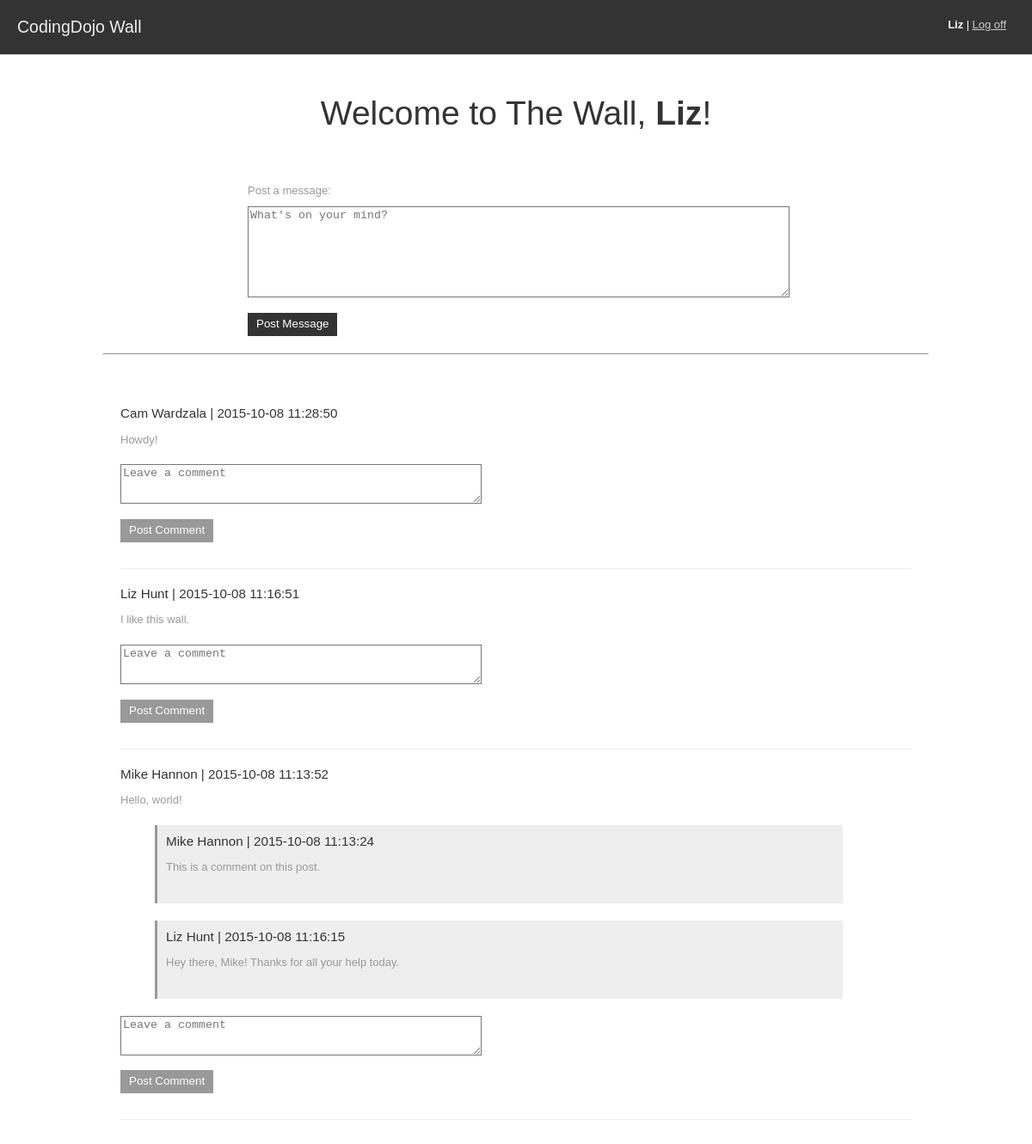
Page / (signed in) on the committed database.
### tables this page shows
CREATE TABLE `messages` (
  `id` int(11) NOT NULL AUTO_INCREMENT,
  `message` text,
  `created_at` datetime DEFAULT NULL,
  `updated_at` datetime DEFAULT NULL,
  `user_id` int(11) NOT NULL,
  PRIMARY KEY (`id`),
  KEY `fk_messages_users1_idx` (`user_id`),
  CONSTRAINT `fk_messages_users1` FOREIGN KEY (`user_id`) REFERENCES `users` (`id`) ON DELETE NO ACTION ON UPDATE NO ACTION
);

CREATE TABLE `users` (
  `id` int(11) NOT NULL AUTO_INCREMENT,
  `first_name` varchar(45) DEFAULT NULL,
  `last_name` varchar(45) DEFAULT NULL,
  `email` varchar(255) DEFAULT NULL,
  `password` varchar(45) DEFAULT NULL,
  `salt` varchar(45) DEFAULT NULL,
  `created_at` datetime DEFAULT NULL,
  `updated_at` datetime DEFAULT NULL,
  PRIMARY KEY (`id`)
);

CREATE TABLE `comments` (
  `id` int(11) NOT NULL AUTO_INCREMENT,
  `comment` text,
  `created_at` datetime DEFAULT NULL,
  `updated_at` datetime DEFAULT NULL,
  `user_id` int(11) NOT NULL,
  `message_id` int(11) NOT NULL,
  PRIMARY KEY (`id`),
  KEY `fk_comments_users_idx` (`user_id`),
  KEY `fk_comments_messages1_idx` (`message_id`),
  CONSTRAINT `fk_comments_messages1` FOREIGN KEY (`message_id`) REFERENCES `messages` (`id`) ON DELETE NO ACTION ON UPDATE NO ACTION,
  CONSTRAINT `fk_comments_users` FOREIGN KEY (`user_id`) REFERENCES `users` (`id`) ON DELETE NO ACTION ON UPDATE NO ACTION
);

### new-connection.php (called while the page is built, shortened)
<?php
$connection = mysqli_connect(DB_HOST, DB_USER, DB_PASS, DB_DATABASE);
function fetch($query) {
	global $connection;
	$results = mysqli_query($connection, $query);
	$rows = array();
	foreach($results as $row) {
		$rows[] = $row;
	}
	return $rows;
}
?>

### index.php (the view, shortened to what this page needs)
<?php
require_once('new-connection.php');
$messages_query = "SELECT messages.id, users.first_name, users.last_name, messages.created_at, message
                   FROM messages
                   LEFT JOIN users ON users.id = messages.user_id
                   ORDER BY messages.created_at DESC";
$messages_results = fetch($messages_query);
?>
<!doctype html>
<html>
    <head>
        <link rel="stylesheet" href="style.css">
    </head>
    <body>
        <div id="header">
            <h2 id="logo" class="float-left display-inline-block">CodingDojo Wall</h2>
            <ul class="float-right display-inline-block">
                <li><strong><?php echo "{$_SESSION['first_name']} {$_SESSION['last_name']}"; ?></strong></li>
                <li class="last"><a href="process.php">Log off</a></li>
            </ul>
        </div>
        <div id="main" class="padding-top-twenty">
            <div class="row">
                <h1 class="text-align-center">Welcome to The Wall, <strong><?php echo "{$_SESSION['first_name']}"; ?></strong>!</h1>
                <form id="message-box" class="clearfix" action="process.php" method="post">
                    <p>
                        <label>Post a message:</label>
                        <textarea name="message" placeholder="What's on your mind?"></textarea>
                    </p>
                    <button class="dark-grey-background" type='submit'>Post Message</button>
                </form>
                <hr />
            </div>
            <div class="row">
                <ul class="messages-and-comments">
                    <?php foreach($messages_results as $row) { ?>
                        <li>
                            <h3><?= $row['first_name'] ?> <?= $row['last_name'] ?> | <?= $row['created_at'] ?> </h3>
                            <p><?= $row['message'] ?></p>
                        </li>
                        <?php
                            $comments_query = "SELECT * FROM comments
                                               LEFT JOIN messages ON messages.id = comments.message_id
                                               LEFT JOIN users ON users.id = comments.user_id
                                               WHERE messages.id = " . $row['id'] . "
                                               ORDER BY comments.created_at ASC";
                            $comments_results = fetch($comments_query);
                            if(count($comments_results) > 0) {
                                foreach($comments_results as $row2) {
                        ?>
                            <li>
                                <ul>
                                    <li>
                                        <h3><?= $row2['first_name'] ?> <?= $row2['last_name'] ?> | <?= $row2['created_at'] ?> </h3>
                                        <p><?= $row2['comment'] ?></p>
                                    </li>
                                </ul>
                            </li>
                        <?php } } ?>
                        <li class="padding-bottom-thirty border-bottom">
                            <form id="comment-box" class="clearfix" action="process.php" method="post">
                                <p>
                                    <textarea name="comment" placeholder="Leave a comment"></textarea>
                                </p>
                                <button class="medium-grey-background" type='submit'>Post Comment</button>
                            </form>
                        </li>
                    <?php } ?>
                </ul>
            </div>
        </div>
    </body>
</html>

### style.css (style rules this page uses)
body { color: #333; font-size: 13px; margin: 0; }
h1, h2, h3, h4 { font-family: Georgia, sans-serif; font-weight: normal; }
h1 { font-size: 3em; margin-bottom: 1.5em; }
p, li { color: #999; font-family: Verdana, Arial, sans-serif; line-height: 1.35em; }
button { cursor: pointer; }
form { clear: both; margin: 0 auto 20px auto; }
label { display: block; margin-bottom: 10px; }
button { border: 0; padding: 5px 10px 7px 10px; }
textarea { background-color: #fff; height: 100px; width: 100%; }
.row { margin: 0 auto 10px auto; padding: 0 0 30px 0px; width: 960px; }
.clearfix, .clearfix:after { clear: both; zoom: 1; }
.dark-grey-background { color: #fff; background-color: #333; }
.medium-grey-background { color: #fff; background-color: #999; }
.border-bottom { border-bottom: 1px solid #eee; }
.display-inline-block { display: inline-block; }
.float-left { float: left; }
.float-right { float: right; }
.padding-top-twenty { padding-top: 20px; }
.padding-bottom-thirty { padding-bottom: 30px; }
.text-align-center { text-align: center; }
#header { background-color: #333; border-bottom: 1px solid #ccc; padding: 20px; }
#header h2 { color: #eee; margin: 0; padding: 0; }
#header ul { list-style-type: none; margin: 0; padding: 0; }
#header ul li { color: #fff; display: inline-block; }
#header ul li:after { content: " | "; }
#header ul li.last { margin-right: 10px; }
#header ul li.last:after { content: none; }
#header a { color: #ccc; }
#main { padding-bottom: 120px; }
#message-box { width: 65%; }
#comment-box { margin: 0; width: 45%; }
#message-box button, #comment-box button { color: #fff; }
#comment-box textarea { height: 40px; }
.messages-and-comments, .messages-and-comments ul { list-style-type: none; }
.messages-and-comments { padding: 10px 20px; }
.messages-and-comments li { margin: 0 0 20px 0; }
.messages-and-comments li h3, .messages-and-comments li h4 { color: #333; margin: 0 0 10px 0; }
.messages-and-comments li li { background-color: #eee; border-left: 3px solid #999; margin: 0 80px 20px 0; padding: 10px 20px 20px 10px; }

### rows in the picture
messages: user.first_name "Cam", user.last_name "Wardzala", created_at "2015-10-08 11:28:50", message "Howdy!"
messages: user.first_name "Liz", user.last_name "Hunt", created_at "2015-10-08 11:16:51", message "I like this wall."
messages: user.first_name "Mike", user.last_name "Hannon", created_at "2015-10-08 11:13:52", message "Hello, world!"
comments: user.first_name "Mike", user.last_name "Hannon", user.created_at "2015-10-08 11:13:24", comment "This is a comment on this post."
comments: user.first_name "Liz", user.last_name "Hunt", user.created_at "2015-10-08 11:16:15", comment "Hey there, Mike! Thanks for all your help today."

### other values in the picture
$_SESSION['first_name'] "Liz"
